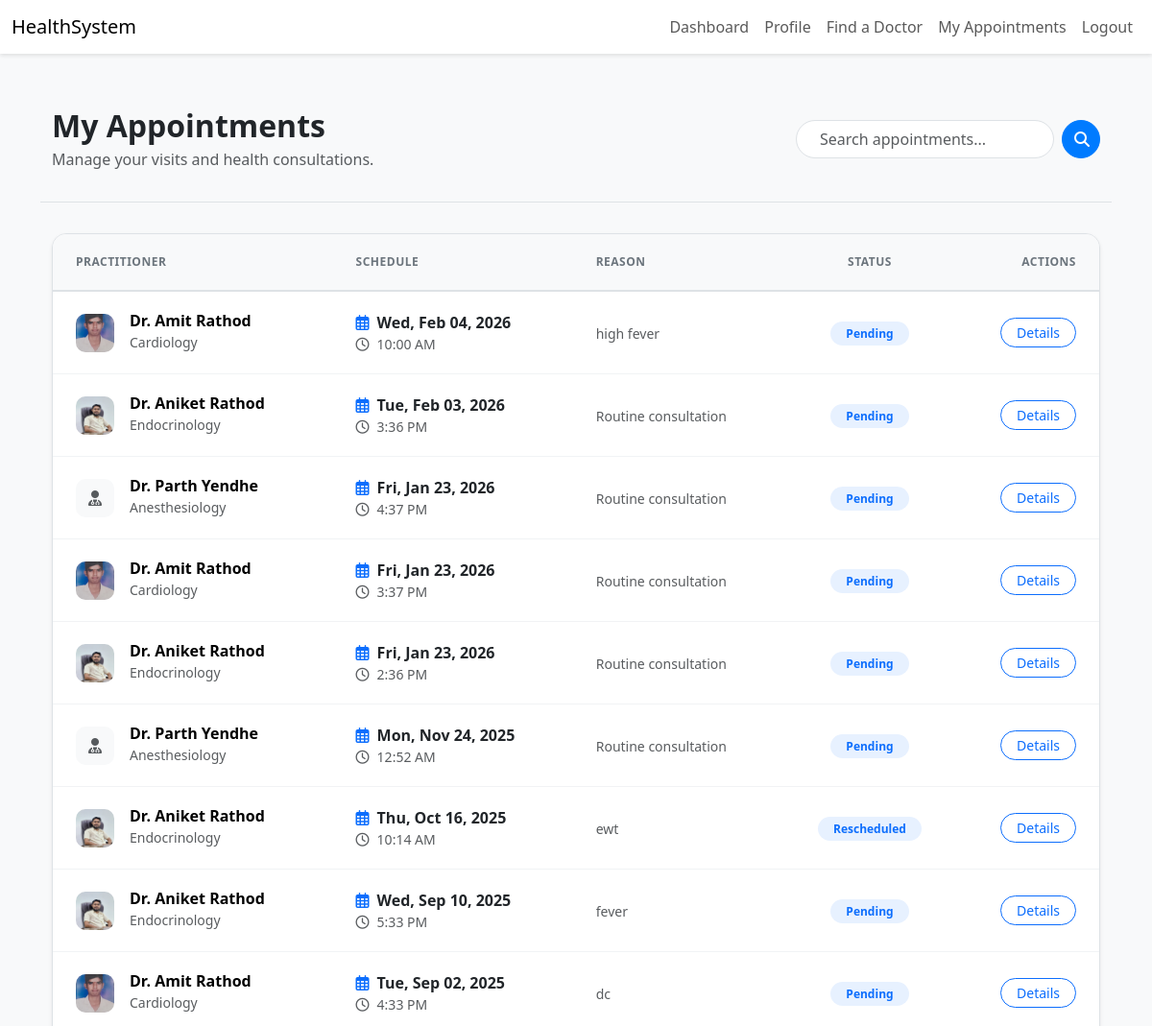
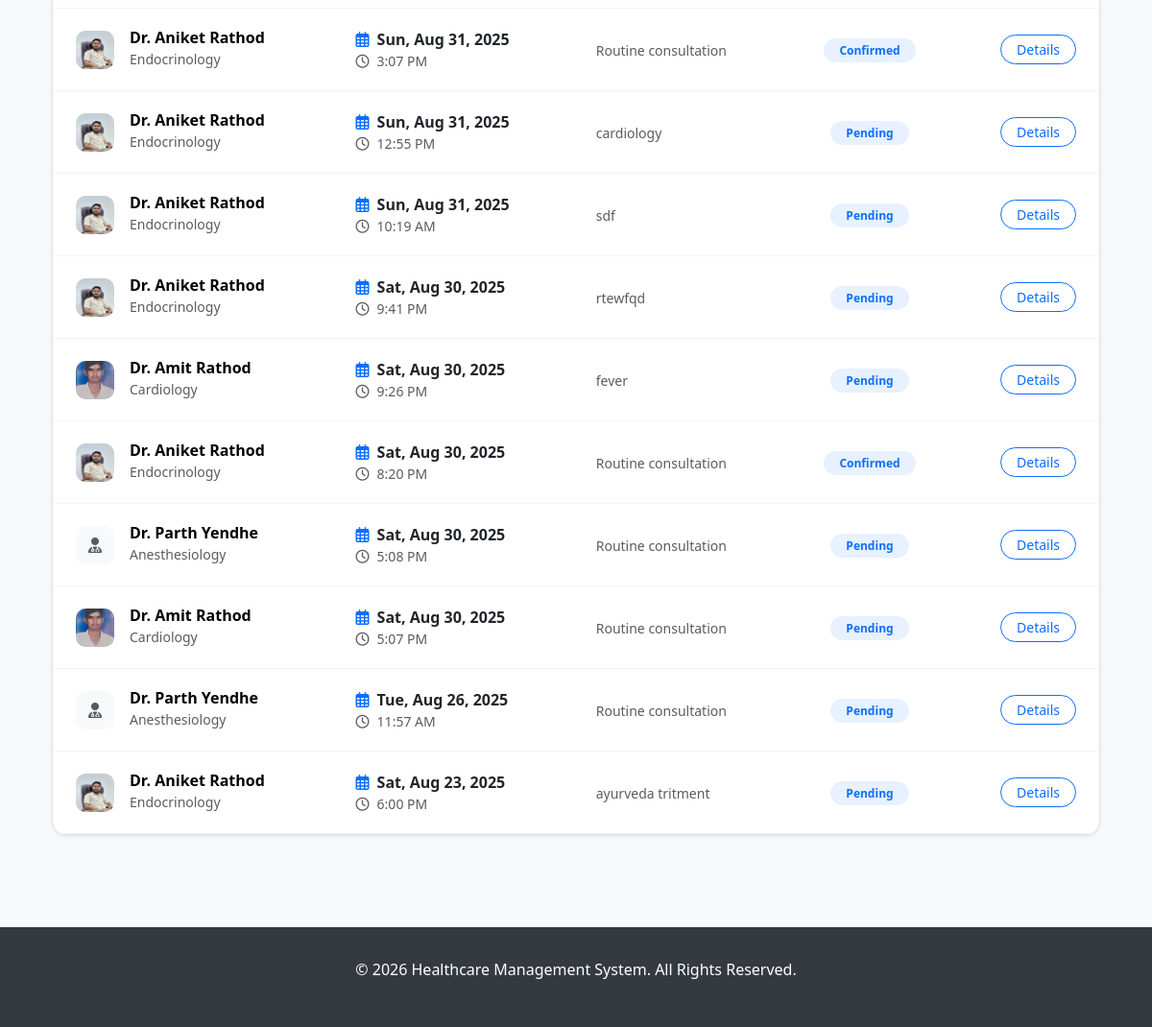
The app's page /appointments/ (signed in) with its own data (2 pictures, top to bottom).
### core/models.py (models this page shows, shortened)
class Appointment(models.Model):
    STATUS_CHOICES = [
        ('pending', 'Pending'),
        ('confirmed', 'Confirmed'),
        ('cancelled', 'Cancelled'),
        ('completed', 'Completed'),
        ('rescheduled', 'Rescheduled'),
    ]
    PAYMENT_STATUS_CHOICES = [
        ('pending', 'Pending'),
        ('paid', 'Paid'),
        ('failed', 'Failed'),
        ('refunded', 'Refunded'),
    ]
    patient = models.ForeignKey(Patient, on_delete=models.CASCADE, related_name='appointments')
    doctor = models.ForeignKey(Doctor, on_delete=models.CASCADE, related_name='appointments')
    appointment_number = models.CharField(max_length=20, unique=True, blank=True)
    appointment_date = models.DateField()
    appointment_time = models.TimeField()
    end_time = models.TimeField(blank=True, null=True)
    reason = models.TextField(blank=True, null=True)
    status = models.CharField(max_length=20, choices=STATUS_CHOICES, default='pending')
    payment_status = models.CharField(max_length=20, choices=PAYMENT_STATUS_CHOICES, default='pending')
    meeting_link = models.URLField(blank=True, null=True)
    notes = models.TextField(blank=True, null=True)
    is_reminder_sent = models.BooleanField(default=False)
    cancellation_reason = models.TextField(blank=True, null=True)
    created_at = models.DateTimeField(auto_now_add=True)
    updated_at = models.DateTimeField(auto_now=True)
    class Meta:
        verbose_name = "Appointment"
        verbose_name_plural = "Appointments"
        unique_together = ('doctor', 'appointment_date', 'appointment_time')
        ordering = ['-appointment_date', '-appointment_time']

class Doctor(models.Model):
    user = models.OneToOneField(settings.AUTH_USER_MODEL, on_delete=models.CASCADE, limit_choices_to={'role': 'doctor'})
    specializations = models.ManyToManyField(Specialization, related_name='doctors')
    experience_years = models.PositiveIntegerField(
        validators=[MinValueValidator(0), MaxValueValidator(60)]
    )
    consultation_fee = models.DecimalField(
        max_digits=10,
        decimal_places=2,
        validators=[MinValueValidator(0)]
    )
    license_number = models.CharField(max_length=50, unique=True)
    clinic_address = models.TextField()
    available_days = models.CharField(max_length=50)  # e.g., "Mon,Tue,Wed,Fri"
    available_from = models.TimeField()
    available_to = models.TimeField()
    is_active = models.BooleanField(default=False) # Changed to False for manual verification
    education = models.TextField(default='', blank=True)
    languages = models.CharField(max_length=200, default="English")  # Comma-separated languages
    awards = models.TextField(blank=True, null=True)
    created_at = models.DateTimeField(auto_now_add=True)
    updated_at = models.DateTimeField(auto_now=True)
    class Meta:
        verbose_name = "Doctor"
        verbose_name_plural = "Doctors"
        ordering = ['-created_at']

class Profile(models.Model):
    GENDER_CHOICES = [
        ('male', 'Male'),
        ('female', 'Female'),
        ('other', 'Other'),
        ('prefer_not_to_say', 'Prefer not to say'),
    ]
    user = models.OneToOneField(settings.AUTH_USER_MODEL, on_delete=models.CASCADE, related_name='profile')
    profile_picture = models.ImageField(
        upload_to=profile_picture_upload_path,
        blank=True,
        null=True,
        validators=[FileExtensionValidator(allowed_extensions=['jpg', 'jpeg', 'png'])]
    )
    bio = models.TextField(blank=True, null=True, max_length=500)
    date_of_birth = models.DateField(blank=True, null=True)
    gender = models.CharField(max_length=20, choices=GENDER_CHOICES, blank=True, null=True)
    address = models.TextField(blank=True, null=True)
    created_at = models.DateTimeField(auto_now_add=True)
    updated_at = models.DateTimeField(auto_now=True)
    class Meta:
        verbose_name = "User Profile"
        verbose_name_plural = "User Profiles"
        ordering = ['-created_at']

class User(AbstractUser):
    ROLE_CHOICES = [
        ('patient', 'Patient'),
        ('doctor', 'Doctor'),
        ('admin', 'Admin'),
    ]
    role = models.CharField(max_length=10, choices=ROLE_CHOICES, default='patient')
    phone = models.CharField(
        max_length=15,
        blank=True,
        null=True,
        validators=[RegexValidator(r'^\+?1?\d{9,15}$', 'Enter a valid phone number.')]
    )
    is_verified = models.BooleanField(default=False)

class Specialization(models.Model):
    name = models.CharField(max_length=100, unique=True)
    slug = models.SlugField(unique=True, blank=True)
    description = models.TextField(blank=True, null=True)
    icon = models.CharField(max_length=50, blank=True, null=True)  # For icon class or image reference
    created_at = models.DateTimeField(auto_now_add=True)  # auto timestamp
    updated_at = models.DateTimeField(auto_now=True)
    class Meta:
        verbose_name = "Specialization"
        verbose_name_plural = "Specializations"
        ordering = ['name']

### core/views.py (the view, shortened to what this page needs)
# urls.py: path('appointments/', views.appointment_list, name='appointment_list'),
@login_required
def appointment_list(request):
    user = request.user
    if is_patient(user):
        appointments = Appointment.objects.filter(patient__user=user)
    elif is_doctor(user):
        appointments = Appointment.objects.filter(doctor__user=user)
    elif is_admin(user):
        appointments = Appointment.objects.all()
    else:
        return HttpResponseForbidden()
    search_query = request.GET.get('q', '')
    appointments = appointments.order_by('-appointment_date', '-appointment_time')
    context = {
        'appointments': appointments,
        'status_choices': Appointment.STATUS_CHOICES,
        'search_query': search_query, # Add this to the context
    }
    return render(request, 'appointment_list.html', context)

### core/views.py (called while the page is built)
def is_patient(user): return user.is_authenticated and user.role == 'patient'

### templates/appointment_list.html (shortened to what this page needs)
{% extends 'base.html' %}
{% load static %}
{% block content %}
<div class="page-header">
  <div class="container d-flex justify-content-between align-items-center">
    <div>
      <h2 class="fw-bold mb-1">My Appointments</h2>
      <p class="text-muted mb-0">Manage your visits and health consultations.</p>
    </div>
    <div class="d-none d-md-block">
      <form method="get" class="d-flex">
        <input type="text" name="q" class="form-control search-box" placeholder="Search appointments..."
          value="{{ search_query|default:'' }}">
        <button type="submit" class="btn btn-primary rounded-circle ms-2" style="width: 40px; height: 40px;">
          <i class="fas fa-search"></i>
        </button>
      </form>
    </div>
  </div>
</div>
<div class="container pb-5">
  <div class="row">
    <div class="col-lg-12">
      <div class="table-container shadow-sm border">
        <div class="table-responsive">
          <table class="table table-hover mb-0">
            <thead>
              <tr>
                <th scope="col" class="ps-4">Practitioner</th>
                <th scope="col">Schedule</th>
                <th scope="col">Reason</th>
                <th scope="col" class="text-center">Status</th>
                <th scope="col" class="text-end pe-4">Actions</th>
              </tr>
            </thead>
            <tbody>
              {% for appointment in appointments %}
              <tr>
                <td class="ps-4">
                  <div class="doctor-cell">
                    {% if appointment.doctor.user.profile.profile_picture %}
                    <img src="{{ appointment.doctor.user.profile.profile_picture.url }}" class="doctor-avatar-sm">
                    {% else %}
                    <div class="doctor-avatar-sm bg-light d-flex align-items-center justify-content-center">
                      <i class="fas fa-user-md text-muted"></i>
                    </div>
                    {% endif %}
                    <div>
                      <h6 class="fw-bold mb-0">Dr. {{ appointment.doctor.user.get_full_name|default:appointment.doctor.user.username }}</h6>
                      <small class="text-muted">{{ appointment.doctor.specializations.first.name|default:"General Physician" }}</small>
                    </div>
                  </div>
                </td>
                <td>
                  <div class="fw-bold text-dark"><i class="far fa-calendar-alt me-2 text-primary"></i>{{ appointment.appointment_date|date:"D, M d, Y" }}</div>
                  <div class="text-muted small"><i class="far fa-clock me-2"></i>{{ appointment.appointment_time|time:"g:i A" }}</div>
                </td>
                <td>
                  <span class="text-muted small">{{ appointment.reason|truncatechars:40|default:"Routine consultation" }}</span>
                </td>
                <td class="text-center">
                  <span class="badge badge-pill
                    {% if appointment.status == 'Confirmed' %}bg-success-light text-success
                    {% elif appointment.status == 'Pending' %}bg-warning-light text-warning-dark
                    {% elif appointment.status == 'Cancelled' %}bg-danger-light text-danger
                    {% else %}bg-primary-light text-primary{% endif %}"
                    style="background-color: {% if appointment.status == 'Confirmed' %}#e6f4ea{% elif appointment.status == 'Pending' %}#fff4e5{% elif appointment.status == 'Cancelled' %}#fcebe9{% else %}#e7f1ff{% endif %};">
                    {{ appointment.get_status_display }}
                  </span>
                </td>
                <td class="text-end pe-4">
                  <a href="{% url 'appointment_detail' appointment.id %}"
                    class="btn btn-outline-primary btn-sm btn-detail">Details</a>
                </td>
              </tr>
              {% endfor %}
            </tbody>
          </table>
        </div>
      </div>
    </div>
  </div>
</div>
{% endblock %}

### templates/base.html (style rules this page uses)
body { background-color: #f8f9fa; }
.btn-primary { background-color: #007bff; border-color: #007bff; }

### templates/appointment_list.html (style rules this page uses)
.page-header { background: #f8f9fa; padding: 2rem 0; margin-bottom: 2rem; border-bottom: 1px solid #dee2e6; }
.table-container { background: white; border-radius: 15px; box-shadow: 0 4px 12px rgba(0, 0, 0, 0.05); overflow: hidden; border: none; }
.table thead th { background-color: #f8f9fa; border-bottom: 2px solid #dee2e6; color: #6c757d; font-weight: 700; text-transform: uppercase; font-size: 0.75rem; letter-spacing: 0.5px; padding: 1.25rem 1rem; }
.table tbody td { padding: 1.25rem 1rem; vertical-align: middle; border-color: #f1f3f5; }
.doctor-cell { display: flex; align-items: center; gap: 1rem; }
.doctor-avatar-sm { width: 40px; height: 40px; object-fit: cover; border-radius: 10px; }
.badge-pill { padding: 0.4rem 1rem; border-radius: 50px; font-weight: 600; font-size: 0.75rem; display: inline-block; }
.search-box { max-width: 400px; border-radius: 50px; padding-left: 1.5rem; border: 1px solid #dee2e6; }
.btn-detail { border-radius: 50px; padding: 0.25rem 1rem; font-size: 0.875rem; }

### records on screen
Appointment: doctor.user.profile.profile_picture (picture), doctor.user.get_full_name "Amit Rathod", doctor.specializations.first.name "Cardiology", appointment_date "Wed, Feb 04, 2026", appointment_time "10:00 AM", reason "high fever", status "Pending"
Appointment: doctor.user.profile.profile_picture (picture), doctor.user.get_full_name "Aniket Rathod", doctor.specializations.first.name "Endocrinology", appointment_date "Tue, Feb 03, 2026", appointment_time "3:36 PM", reason "Routine consultation", status "Pending"
Appointment: doctor.user.get_full_name "Parth Yendhe", doctor.specializations.first.name "Anesthesiology", appointment_date "Fri, Jan 23, 2026", appointment_time "4:37 PM", reason "Routine consultation", status "Pending"
Appointment: doctor.user.profile.profile_picture (picture), doctor.user.get_full_name "Amit Rathod", doctor.specializations.first.name "Cardiology", appointment_date "Fri, Jan 23, 2026", appointment_time "3:37 PM", reason "Routine consultation", status "Pending"
Appointment: doctor.user.profile.profile_picture (picture), doctor.user.get_full_name "Aniket Rathod", doctor.specializations.first.name "Endocrinology", appointment_date "Fri, Jan 23, 2026", appointment_time "2:36 PM", reason "Routine consultation", status "Pending"
Appointment: doctor.user.get_full_name "Parth Yendhe", doctor.specializations.first.name "Anesthesiology", appointment_date "Mon, Nov 24, 2025", appointment_time "12:52 AM", reason "Routine consultation", status "Pending"
Appointment: doctor.user.profile.profile_picture (picture), doctor.user.get_full_name "Aniket Rathod", doctor.specializations.first.name "Endocrinology", appointment_date "Thu, Oct 16, 2025", appointment_time "10:14 AM", reason "ewt", status "Rescheduled"
Appointment: doctor.user.profile.profile_picture (picture), doctor.user.get_full_name "Aniket Rathod", doctor.specializations.first.name "Endocrinology", appointment_date "Wed, Sep 10, 2025", appointment_time "5:33 PM", reason "fever", status "Pending"
Appointment: doctor.user.profile.profile_picture (picture), doctor.user.get_full_name "Amit Rathod", doctor.specializations.first.name "Cardiology", appointment_date "Tue, Sep 02, 2025", appointment_time "4:33 PM", reason "dc", status "Pending"
Appointment: doctor.user.profile.profile_picture (picture), doctor.user.get_full_name "Aniket Rathod", doctor.specializations.first.name "Endocrinology", appointment_date "Sun, Aug 31, 2025", appointment_time "3:07 PM", reason "Routine consultation", status "Confirmed"
Appointment: doctor.user.profile.profile_picture (picture), doctor.user.get_full_name "Aniket Rathod", doctor.specializations.first.name "Endocrinology", appointment_date "Sun, Aug 31, 2025", appointment_time "12:55 PM", reason "cardiology", status "Pending"
Appointment: doctor.user.profile.profile_picture (picture), doctor.user.get_full_name "Aniket Rathod", doctor.specializations.first.name "Endocrinology", appointment_date "Sun, Aug 31, 2025", appointment_time "10:19 AM", reason "sdf", status "Pending"
Appointment: doctor.user.profile.profile_picture (picture), doctor.user.get_full_name "Aniket Rathod", doctor.specializations.first.name "Endocrinology", appointment_date "Sat, Aug 30, 2025", appointment_time "9:41 PM", reason "rtewfqd", status "Pending"
Appointment: doctor.user.profile.profile_picture (picture), doctor.user.get_full_name "Amit Rathod", doctor.specializations.first.name "Cardiology", appointment_date "Sat, Aug 30, 2025", appointment_time "9:26 PM", reason "fever", status "Pending"
Appointment: doctor.user.profile.profile_picture (picture), doctor.user.get_full_name "Aniket Rathod", doctor.specializations.first.name "Endocrinology", appointment_date "Sat, Aug 30, 2025", appointment_time "8:20 PM", reason "Routine consultation", status "Confirmed"
Appointment: doctor.user.get_full_name "Parth Yendhe", doctor.specializations.first.name "Anesthesiology", appointment_date "Sat, Aug 30, 2025", appointment_time "5:08 PM", reason "Routine consultation", status "Pending"
Appointment: doctor.user.profile.profile_picture (picture), doctor.user.get_full_name "Amit Rathod", doctor.specializations.first.name "Cardiology", appointment_date "Sat, Aug 30, 2025", appointment_time "5:07 PM", reason "Routine consultation", status "Pending"
Appointment: doctor.user.get_full_name "Parth Yendhe", doctor.specializations.first.name "Anesthesiology", appointment_date "Tue, Aug 26, 2025", appointment_time "11:57 AM", reason "Routine consultation", status "Pending"
Appointment: doctor.user.profile.profile_picture (picture), doctor.user.get_full_name "Aniket Rathod", doctor.specializations.first.name "Endocrinology", appointment_date "Sat, Aug 23, 2025", appointment_time "6:00 PM", reason "ayurveda tritment", status "Pending"
